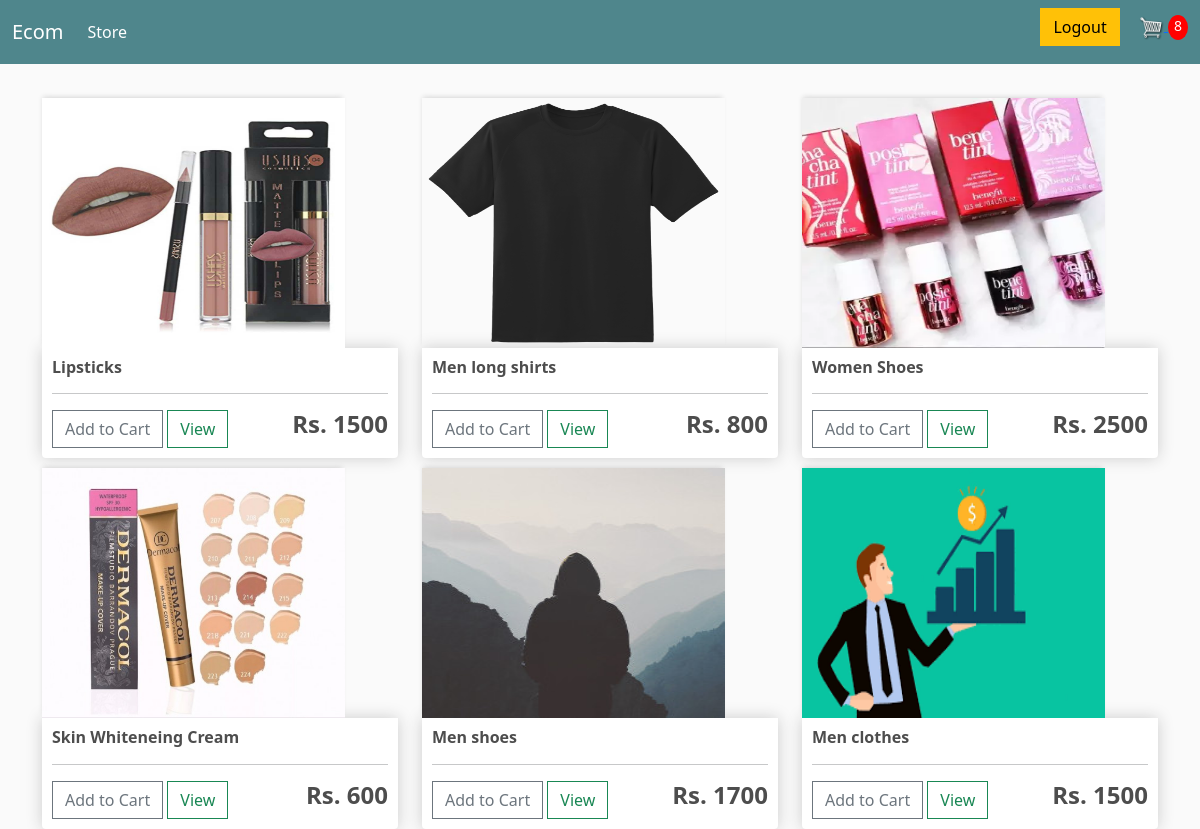
/store/ (signed in), run on the app's committed database.
### products/models.py (models this page shows, shortened)
class Product(models.Model):
    id=models.AutoField(primary_key=True)
    title=models.CharField(max_length=255)
    description=models.TextField(null=True,blank=True)
    price=models.IntegerField()
    slug = models.SlugField(max_length=255)
    date_posted = models.DateTimeField(auto_now_add=True)
    date_updated= models.DateTimeField(auto_now=True)
    image = models.ImageField(default='default.jpg',upload_to='product_pics')
    category=models.ForeignKey(Category,on_delete=models.CASCADE)

### products/views.py (the view, shortened to what this page needs)
# urls.py: path('', product_views.store,name='store'),
def store(request):
    if request.user.is_authenticated:
        buyer=request.user.buyer
        order,created=Order.objects.get_or_create(buyer=buyer,complete=False)
        cartitems=order.order_item_quantity
    all_products=Product.objects.all()
    return render(request,'products/store.html',{'all_products':all_products,'cartitems':cartitems})

### products/models.py (called while the page is built)
    @property
    def order_item_quantity(self):
        items=self.orderitem_set.all()
        sum=0
        for i in items:
            sum+=int(i.quantity)
        return sum

### products/templates/products/store.html
{% extends 'products/main.html' %}
{% load static %}
{% block content %}
<div class="row">
    {% for product in all_products %}
    <div class="col-lg-4">
            <img src="{{ product.image.url }}" alt="" class='thumbnail'>
            <div class="box-element product">
                <h6>
                    <strong>
                        {{ product.title }}
                    </strong>
                </h6>
                <hr>
                <button data-product="{{ product.id }}" data-action="add" class="btn btn-outline-secondary add-btn update-cart">Add to Cart</button>
                <a class="btn btn-outline-success" href="#">View</a>
                <h4 style="display: inline-block; float: right;"><strong>Rs. {{ product.price }}</strong></h4>
            </div>
        </div>
        {% endfor %}
</div>
{% endblock content %}

### products/templates/products/main.html (shortened to what this page needs)
<!DOCTYPE html>
{% load static %}
<html lang="en">
<head>
    <link href="https://cdn.jsdelivr.net/npm/bootstrap@5.0.2/dist/css/bootstrap.min.css" rel="stylesheet"
>
    <link rel="stylesheet" type="text/css" href="{% static 'products/css/main.css' %}">
</head>
<body>
    <nav class="navbar navbar-expand-lg navbar-dark bg-dark">
        <div class="container-fluid">
            <a class="navbar-brand" href="{% url 'store' %}">Ecom</a>
            <div class="collapse navbar-collapse" id="navbarSupportedContent">
                <ul class="navbar-nav me-auto mb-2 mb-lg-0">
                    <li class="nav-item">
                        <a class="nav-link active" aria-current="page" href="{% url 'store' %}">Store</a>
                    </li>
                </ul>
                <div class="form-inline my-2 my-lg-0">
                    {% if user.is_authenticated %}
                    <a href="{% url 'logout' %}" class="btn btn-warning">Logout</a>
                    {% else %}
                    <a href="{% url 'login' %}" class="btn btn-warning">Login</a>
                    {% endif %}
                    <a href="{% url 'cart' %}">
                        <img id="cart-icon" src="{% static 'products/images/cart.png' %}">
                    </a>
                    <p id="cart-total">{{ cartitems }}</p>
                </div>
            </div>
        </div>
    </nav>
    <div class="container">
        <br>
        {% block content %}
        {% endblock content %}
    </div>
</body>
</html>

### products/static/products/css/main.css (style rules this page uses)
body { background-color: hsl(0, 0%, 98%); }
h1,h2,h3,h4,h5,h6 { color:hsl(0, 0%, 30%); }
.box-element { box-shadow:hsl(0, 0%, 80%) 0 0 16px; background-color: #fff; border-radius: 4px; padding: 10px; }
.thumbnail { width: 85%; height: 250px; -webkit-box-shadow: -1px -3px 5px -2px rgba(214,214,214,1); -moz-box-shadow: -1px -3px 5px -2px rgba(214,214,214,1); box-shadow: -1px -3px 5px -2px rgba(214,214,214,1); }
.product { border-radius: 0 0 4px 4px; }
.bg-dark { background-color: #4f868c!important; }
#cart-icon { width:25px; display: inline-block; margin-left: 15px; }
#cart-total { display: inline-block; text-align: center; color:#fff; background-color: red; width: 20px; height: 25px; border-radius: 50%; font-size: 14px; }
.col-lg-4, .col-lg-6, .col-lg-8, .col-lg-12 { margin-top: 10px; }
.btn { border-radius: 0; }

### data on the page
Product: image (picture), title "Lipsticks", price "1500"
Product: image (picture), title "Men long shirts", price "800"
Product: image (picture), title "Women Shoes", price "2500"
Product: image (picture), title "Skin Whiteneing Cream", price "600"
Product: image (placeholder picture), title "Men shoes", price "1700"
Product: image (picture), title "Men clothes", price "1500"

### other printed values
{{ cartitems }} "8"
